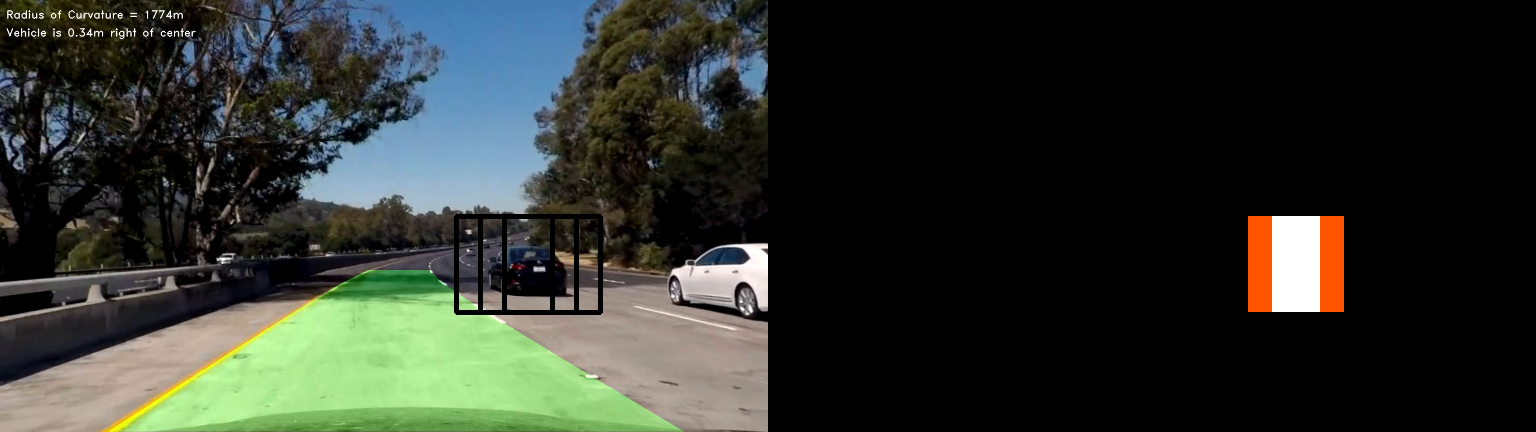
#> input picture documentation/heat-map-1.png, 1536 x 432 px
$ python -i pre_processing.py   (imports and definitions only)
#> lines starting #> are read from the running program, lines starting #| are printed output that depends on the picture; after the words box and inside, x2 and y2 are one past the last pixel; in counts of white or black regions, pixels touching at a corner belong together
### implementation/configuration.py
class Configuration:
    # hyper-parameters for vehicle detection
    def __init__(self):
        # flags
        self.is_training_png = True
        self.save_debug_samples = False

        # which features to include
        self.with_spatial_feature = True
        self.with_color_feature = True
        self.with_gradient_feature = True

        # HOG params
        self.orient = 10
        self.pix_per_cell = 8
        self.cell_per_block = 2

        # spatial and color params
        self.spatial_size = (32, 32)
        self.hist_bins = 32
        self.hog_channel = 'ALL'  # 'ALL'  # 0, 1, 2, or "ALL"
        self.hist_range = (0, 256)
        self.cspace = 'YCrCb'  # RGB, HSV, LUV, HLS, YUV, YCrCb
        self.channels=3

        # sliding window search params
        self.window_size = 64  # as size of training images is 64x64
        self.cells_per_step = 2
        self.window_color = (0, 0, 255)
        self.window_thickness = 3
        self.scale = 1.7
        self.skip_frames=2

        # camera calibration and classifier pickles
        self.classifier = "../classifier.p"
        self.calibration_parameters = "../calibration_parameters.p"

        # ROI
        self.xy_start_stop_left = (0, 400), (370, 600)
        self.xy_start_stop_top = (400, 800), (380, 560)
        self.xy_start_stop_right = (800, 1270), (370, 600)

        # heatmap
        self.history_limit=8
        self.threshold = 2
        # training datasets
        self.training_not_cars = "../training_datasets/non-vehicles/*/*.png"
        self.training_cars = "../training_datasets/vehicles/*/*.png"
        self.training_not_cars_small = "../training_datasets_small/non-vehicles_smallset/*/*.jpeg"
        self.training_cars_small = "../training_datasets_small/vehicles_smallset/*/*.jpeg"

        # testing datasets
        self.testing_video = "../test_video.mp4"
        self.testing_video_2 = "../test_video_2.avi"
        self.project_video = "../project_video.mp4"

### implementation/pre_processing.py
import pickle

import cv2 as cv
import numpy as np

from configuration import Configuration

config = Configuration().__dict__


class PreProcessing:
    # [48 lines left out: functions save_calibration_params, load_calibration_params, get_undistorted_image, not called in this run]

    @staticmethod
    def get_binary_image(img, sx_thresh=(20, 200), rgb_thresh=(170, 255), hls_thresh=(120, 255)):
        """
        apply color and gradient threshold
        color threshold --> R channel and S channel binarized
        gradient threshold --> sobel x binarized
        :param img: undistorted image
        :param sx_thresh: threshold range for sobel x
        :param rgb_thresh: threshold range for r channel in RGB
        :param hls_thresh: threshold range for s channel in HLS
        :return: binary image
        """
#> called with sx_thresh = (20, 200), rgb_thresh = (170, 255), hls_thresh = (120, 255)
        is_binary_debug_enabled = False
        # sx_thresh=(40, 180), rgb_thresh=(190, 255), hls_thresh=(100, 255)
        # grayscale
        gray = cv.cvtColor(img, cv.COLOR_RGB2GRAY)
        gray_binary = np.zeros_like(gray)
        gray_binary[(gray >= 20) & (gray <= 80)] = 1

        # sobelx gradient threshold
        dx, dy = (1, 0)
        sx = cv.Sobel(gray, cv.CV_64F, dx, dy, ksize=9)
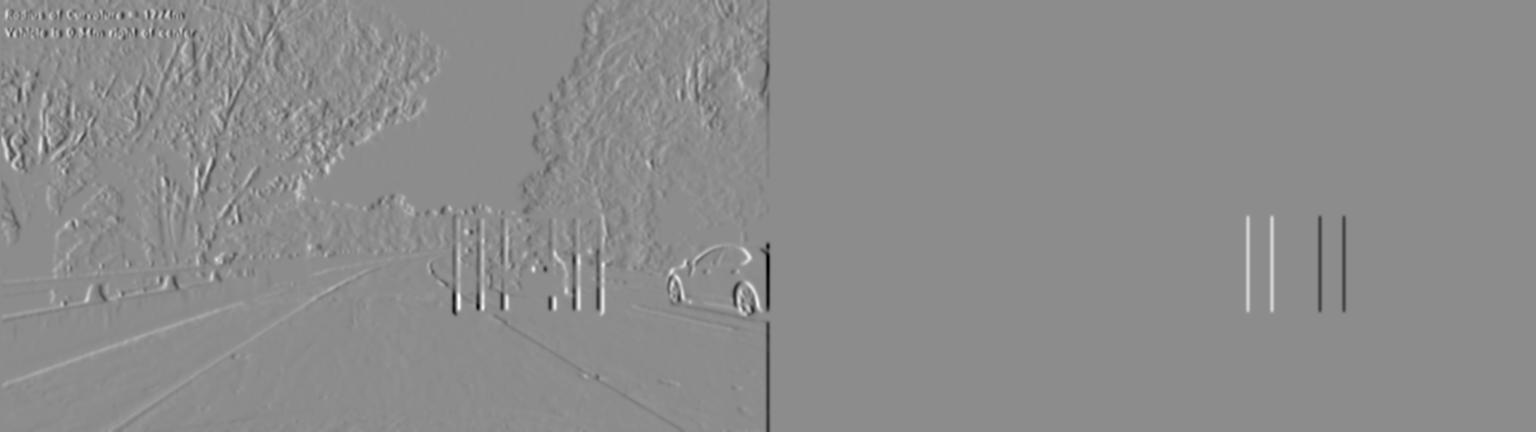
#> sx: shape (432, 1536) float64; min -2278746, max 1855579, mean -1091.9; drawn with min black and max white
        sx_abs = np.absolute(sx)
        sx_8bit = np.uint8(255 * sx_abs / np.max(sx_abs))
        sx_binary = np.zeros_like(sx_8bit)
        sx_binary[(sx_8bit > sx_thresh[0]) & (sx_8bit <= sx_thresh[1])] = 1

        # RGB color space
        r, g, b = img[:, :, 0], img[:, :, 1], img[:, :, 2]
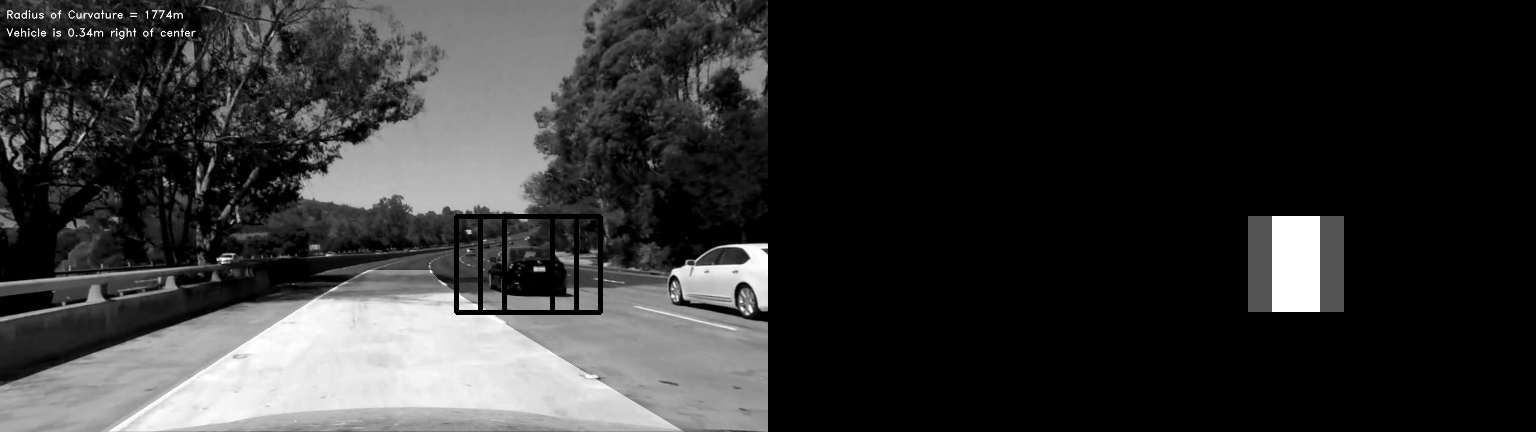
#> g: shape (432, 1536); min 0, max 255, mean 50.5
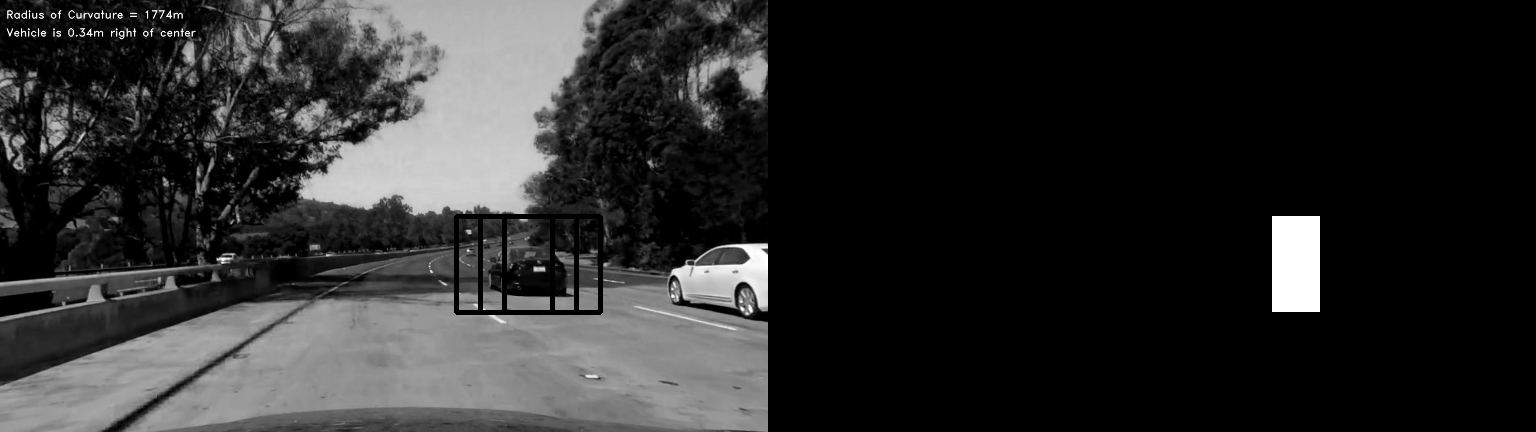
#> b: shape (432, 1536); min 0, max 255, mean 44
        r_binary = np.zeros_like(r)
        r_binary[(r >= rgb_thresh[0]) & (r <= rgb_thresh[1])] = 1

        # HLS color space
        hls = cv.cvtColor(img, cv.COLOR_RGB2HLS)
#> hls: shape (432, 1536, 3); mean of channels 0, 1, 2 28.2, 47.2, 43.4
        h, l, s = hls[:, :, 0], hls[:, :, 1], hls[:, :, 2]
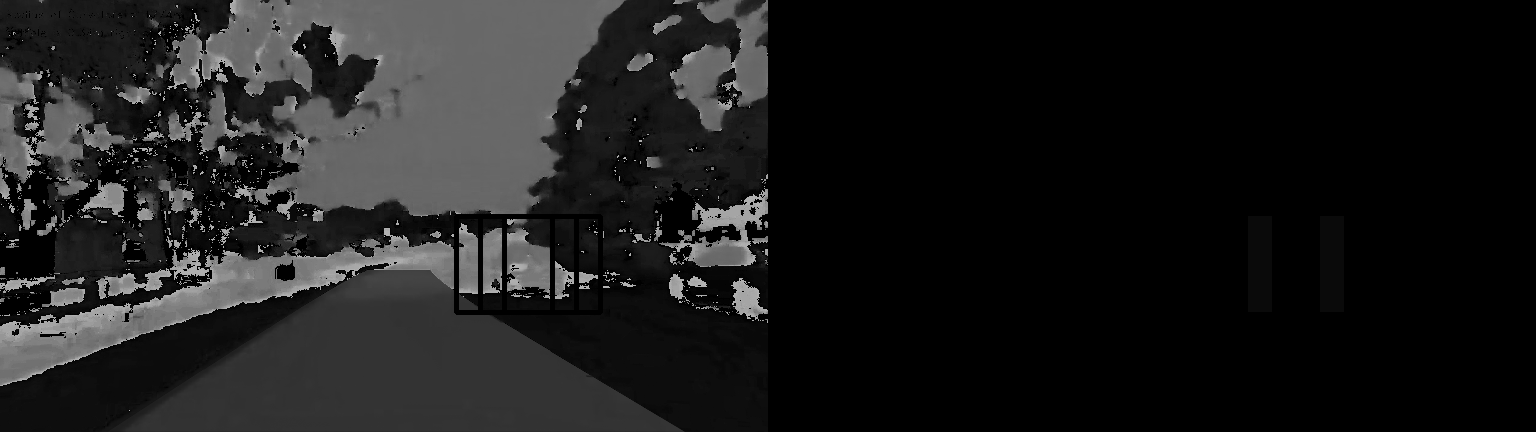
#> h: shape (432, 1536); min 0, max 179, mean 28.2
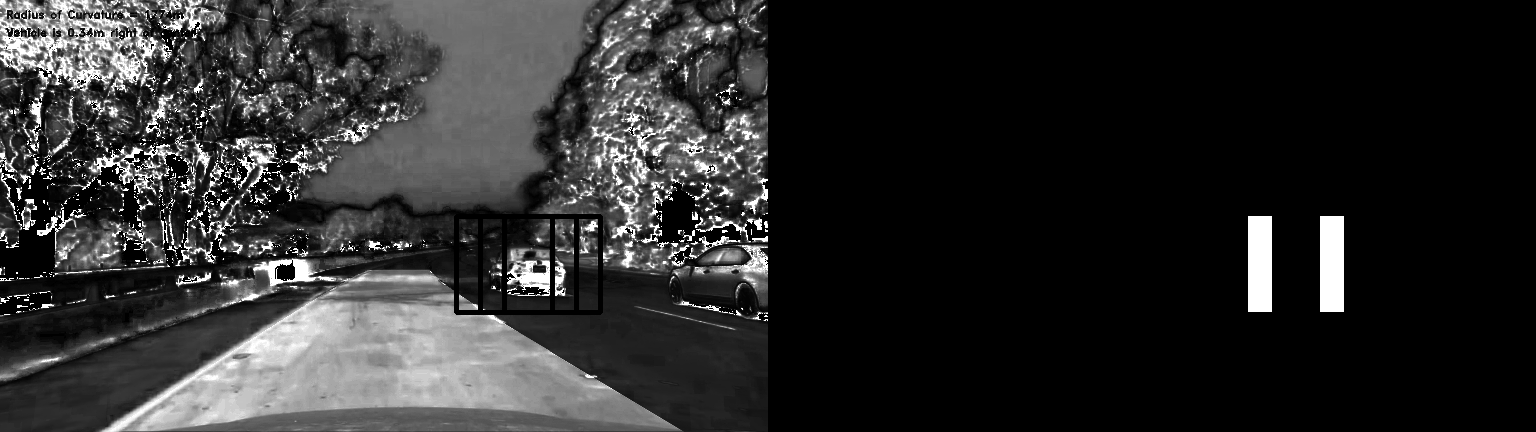
#> s: shape (432, 1536); min 0, max 255, mean 43.4
        s_binary = np.zeros_like(s)
        s_binary[(s >= hls_thresh[0]) & (s <= hls_thresh[1])] = 1

        # resultant of r, s and sx
        binary_image = np.zeros_like(sx_binary)
        binary_image[((sx_binary == 1) | (s_binary == 1)) & (r_binary == 1)] = 1

        return binary_image

>>> import cv2
>>> picture = cv2.cvtColor(cv2.imread('../documentation/heat-map-1.png'), cv2.COLOR_BGR2RGB)
>>> result = PreProcessing().get_binary_image(picture)
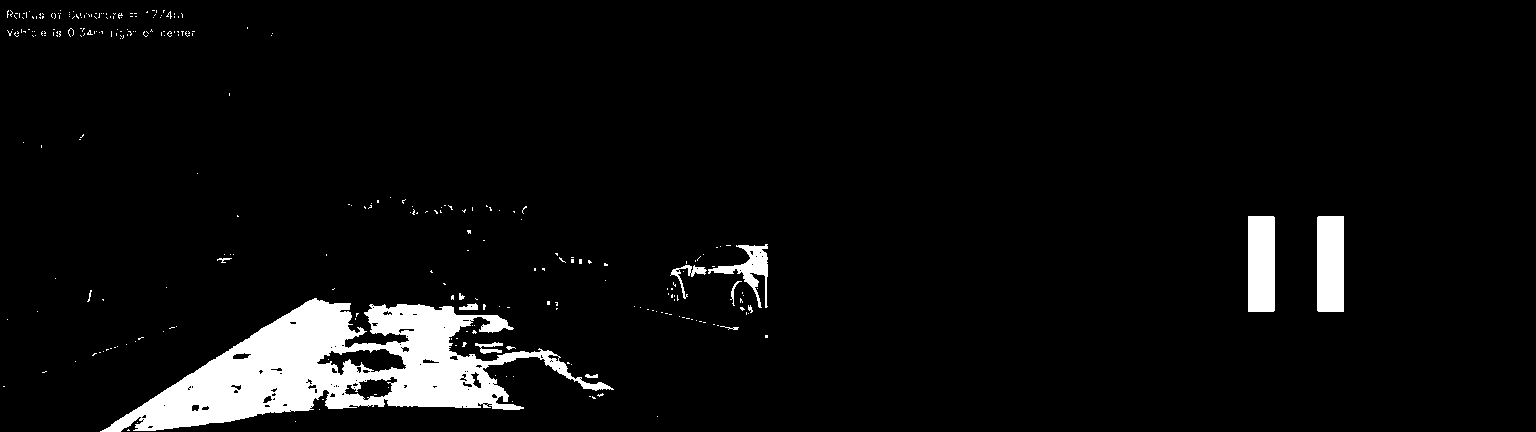
#> result: shape (432, 1536); values 0 (black) and 1 (white), 5.3% white; 288 white regions (273 under 20 px), largest, box (x1, y1, x2, y2) and area: (100, 298, 614, 432) 26757, (1248, 216, 1275, 312) 2590, (1317, 216, 1344, 312) 2590

$ run again, on documentation/heat-map-2.png
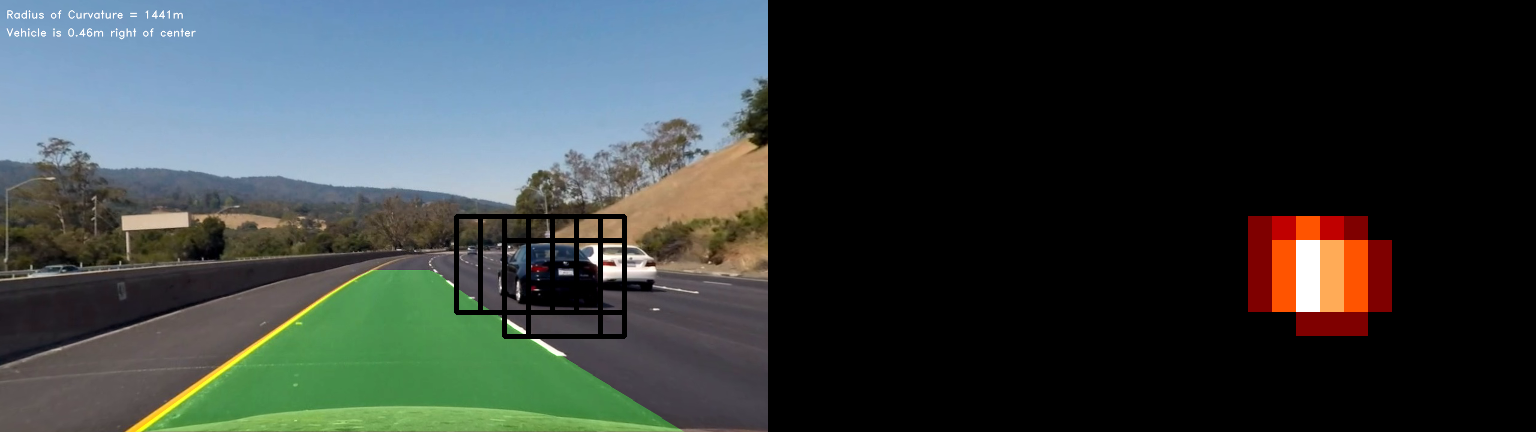
#> input picture documentation/heat-map-2.png, 1536 x 432 px
#> in get_binary_image, `sx = cv.Sobel(gray, cv.CV_64F, dx, dy, ksize=9)`:
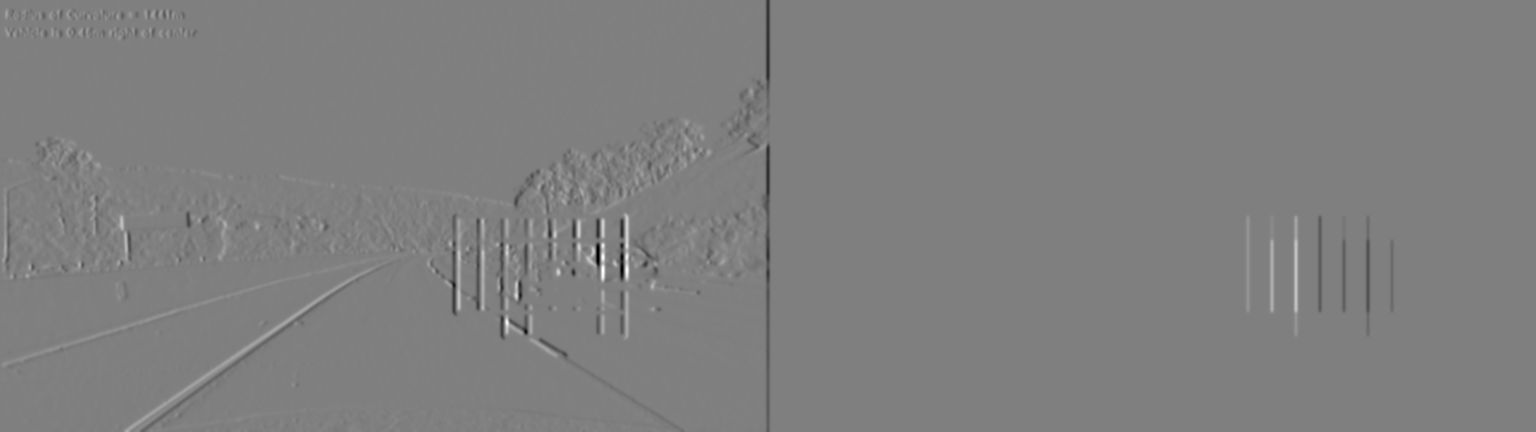
#> sx: shape (432, 1536) float64; min -2273171, max 2260376, mean -2158.5; drawn with min black and max white
#> hls: shape (432, 1536, 3); mean of channels 0, 1, 2 39.9, 61.4, 38.9
#> `result = PreProcessing().get_binary_image(picture)`:
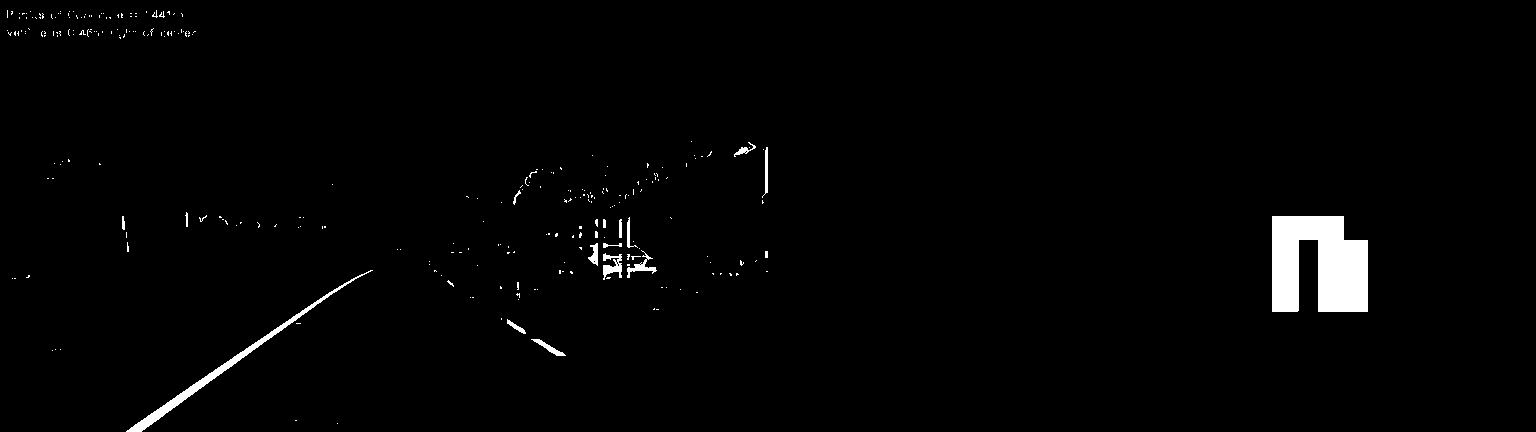
#> result: shape (432, 1536); values 0 (black) and 1 (white), 1.7% white; 273 white regions (255 under 20 px), largest, box (x1, y1, x2, y2) and area: (1272, 216, 1368, 312) 7271, (126, 270, 373, 432) 1645, (603, 253, 622, 280) 272
